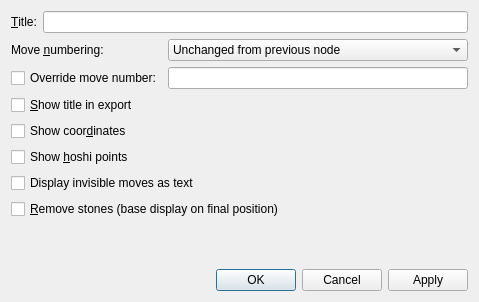
<?xml version="1.0" encoding="UTF-8"?>
<ui version="4.0">
 <class>FigureDialog</class>
 <widget class="QDialog" name="FigureDialog">
  <property name="geometry">
   <rect>
    <x>0</x>
    <y>0</y>
    <width>479</width>
    <height>302</height>
   </rect>
  </property>
  <property name="windowTitle">
   <string>Dialog</string>
  </property>
  <layout class="QVBoxLayout" name="verticalLayout">
   <item>
    <layout class="QHBoxLayout" name="horizontalLayout">
     <item>
      <widget class="QLabel" name="label">
       <property name="text">
        <string>&amp;Title:</string>
       </property>
       <property name="buddy">
        <cstring>titleEdit</cstring>
       </property>
      </widget>
     </item>
     <item>
      <widget class="QLineEdit" name="titleEdit"/>
     </item>
    </layout>
   </item>
   <item>
    <layout class="QGridLayout" name="gridLayout_3">
     <item row="0" column="0">
      <widget class="QLabel" name="label_2">
       <property name="text">
        <string>Move &amp;numbering:</string>
       </property>
       <property name="buddy">
        <cstring>movenumComboBox</cstring>
       </property>
      </widget>
     </item>
     <item row="0" column="1">
      <widget class="QComboBox" name="movenumComboBox">
       <property name="sizePolicy">
        <sizepolicy hsizetype="MinimumExpanding" vsizetype="Fixed">
         <horstretch>0</horstretch>
         <verstretch>0</verstretch>
        </sizepolicy>
       </property>
       <item>
        <property name="text">
         <string>Unchanged from previous node</string>
        </property>
       </item>
       <item>
        <property name="text">
         <string>None</string>
        </property>
       </item>
       <item>
        <property name="text">
         <string>Shown</string>
        </property>
       </item>
       <item>
        <property name="text">
         <string>Shown modulo 100</string>
        </property>
       </item>
      </widget>
     </item>
     <item row="1" column="1">
      <widget class="QLineEdit" name="movenumEdit"/>
     </item>
     <item row="1" column="0">
      <widget class="QCheckBox" name="moveOverrideCheckBox">
       <property name="text">
        <string>Override move number:</string>
       </property>
      </widget>
     </item>
    </layout>
   </item>
   <item>
    <layout class="QGridLayout" name="gridLayout">
     <item row="1" column="0">
      <widget class="QCheckBox" name="coordsCheckBox">
       <property name="text">
        <string>Show coor&amp;dinates</string>
       </property>
      </widget>
     </item>
     <item row="0" column="0">
      <widget class="QCheckBox" name="titleCheckBox">
       <property name="text">
        <string>&amp;Show title in export</string>
       </property>
      </widget>
     </item>
     <item row="2" column="0">
      <widget class="QCheckBox" name="hoshiCheckBox">
       <property name="text">
        <string>Show &amp;hoshi points</string>
       </property>
      </widget>
     </item>
     <item row="4" column="0">
      <widget class="QCheckBox" name="remStoneCheckBox">
       <property name="text">
        <string>&amp;Remove stones (base display on final position)</string>
       </property>
      </widget>
     </item>
     <item row="3" column="0">
      <widget class="QCheckBox" name="koCheckBox">
       <property name="text">
        <string>Display invisible moves as text</string>
       </property>
      </widget>
     </item>
    </layout>
   </item>
   <item>
    <spacer name="verticalSpacer">
     <property name="orientation">
      <enum>Qt::Vertical</enum>
     </property>
     <property name="sizeHint" stdset="0">
      <size>
       <width>20</width>
       <height>0</height>
      </size>
     </property>
    </spacer>
   </item>
   <item>
    <widget class="QDialogButtonBox" name="buttonBox">
     <property name="orientation">
      <enum>Qt::Horizontal</enum>
     </property>
     <property name="standardButtons">
      <set>QDialogButtonBox::Apply|QDialogButtonBox::Cancel|QDialogButtonBox::Ok</set>
     </property>
    </widget>
   </item>
  </layout>
 </widget>
 <resources/>
 <connections>
  <connection>
   <sender>buttonBox</sender>
   <signal>accepted()</signal>
   <receiver>FigureDialog</receiver>
   <slot>accept()</slot>
   <hints>
    <hint type="sourcelabel">
     <x>248</x>
     <y>254</y>
    </hint>
    <hint type="destinationlabel">
     <x>157</x>
     <y>274</y>
    </hint>
   </hints>
  </connection>
  <connection>
   <sender>buttonBox</sender>
   <signal>rejected()</signal>
   <receiver>FigureDialog</receiver>
   <slot>reject()</slot>
   <hints>
    <hint type="sourcelabel">
     <x>316</x>
     <y>260</y>
    </hint>
    <hint type="destinationlabel">
     <x>286</x>
     <y>274</y>
    </hint>
   </hints>
  </connection>
 </connections>
</ui>
